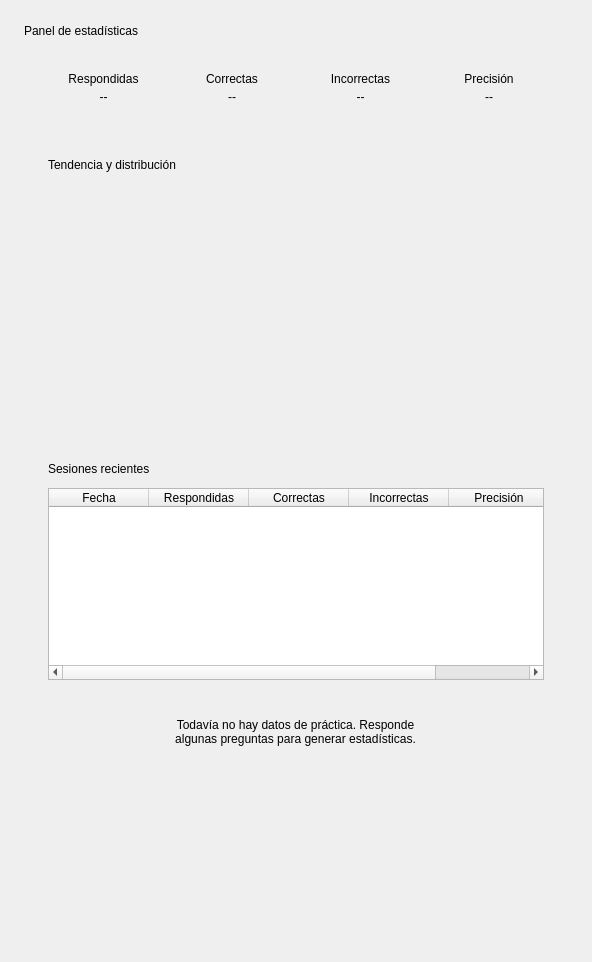
          <widget class="QWidget" name="statisticsPage">
           <property name="objectName">
            <string notr="true">StatisticsPage</string>
           </property>
           <layout class="QVBoxLayout" name="statisticsLayout">
            <property name="spacing">
             <number>14</number>
            </property>
            <property name="leftMargin">
             <number>24</number>
            </property>
            <property name="topMargin">
             <number>24</number>
            </property>
            <property name="rightMargin">
             <number>24</number>
            </property>
            <property name="bottomMargin">
             <number>24</number>
            </property>
            <item>
             <widget class="QLabel" name="statisticsTitle">
              <property name="objectName">
               <string notr="true">StatisticsTitle</string>
              </property>
              <property name="text">
               <string>Panel de estadísticas</string>
              </property>
              <property name="alignment">
               <set>Qt::AlignLeft|Qt::AlignTop</set>
              </property>
             </widget>
            </item>
            <item>
             <widget class="QFrame" name="statsSummaryCard">
              <property name="objectName">
               <string notr="true">StatsSummaryCard</string>
              </property>
              <layout class="QGridLayout" name="statsSummaryLayout">
               <property name="leftMargin">
                <number>24</number>
               </property>
               <property name="topMargin">
                <number>20</number>
               </property>
               <property name="rightMargin">
                <number>24</number>
               </property>
               <property name="bottomMargin">
                <number>20</number>
               </property>
               <property name="spacing">
                <number>18</number>
               </property>
               <item row="0" column="0">
                <widget class="QWidget" name="statsTotalBlock" native="true">
                 <property name="objectName">
                  <string notr="true">StatsSummaryBlock</string>
                 </property>
                 <layout class="QVBoxLayout" name="statsTotalBlockLayout">
                  <property name="spacing">
                   <number>4</number>
                  </property>
                  <property name="leftMargin">
                   <number>0</number>
                  </property>
                  <property name="topMargin">
                   <number>0</number>
                  </property>
                  <property name="rightMargin">
                   <number>0</number>
                  </property>
                  <property name="bottomMargin">
                   <number>0</number>
                  </property>
                  <item>
                   <widget class="QLabel" name="statsTotalLabel">
                    <property name="objectName">
                     <string notr="true">StatsBlockLabel</string>
                    </property>
                    <property name="text">
                     <string>Respondidas</string>
                    </property>
                    <property name="alignment">
                     <set>Qt::AlignCenter</set>
                    </property>
                   </widget>
                  </item>
                  <item>
                   <widget class="QLabel" name="statsTotalValueLabel">
                    <property name="objectName">
                     <string notr="true">StatsBlockValue</string>
                    </property>
                    <property name="text">
                     <string>--</string>
                    </property>
                    <property name="alignment">
                     <set>Qt::AlignCenter</set>
                    </property>
                   </widget>
                  </item>
                 </layout>
                </widget>
               </item>
               <item row="0" column="1">
                <widget class="QWidget" name="statsCorrectBlock" native="true">
                 <property name="objectName">
                  <string notr="true">StatsSummaryBlock</string>
                 </property>
                 <layout class="QVBoxLayout" name="statsCorrectBlockLayout">
                  <property name="spacing">
                   <number>4</number>
                  </property>
                  <property name="leftMargin">
                   <number>0</number>
                  </property>
                  <property name="topMargin">
                   <number>0</number>
                  </property>
                  <property name="rightMargin">
                   <number>0</number>
                  </property>
                  <property name="bottomMargin">
                   <number>0</number>
                  </property>
                  <item>
                   <widget class="QLabel" name="statsCorrectLabel">
                    <property name="objectName">
                     <string notr="true">StatsBlockLabel</string>
                    </property>
                    <property name="text">
                     <string>Correctas</string>
                    </property>
                    <property name="alignment">
                     <set>Qt::AlignCenter</set>
                    </property>
                   </widget>
                  </item>
                  <item>
                   <widget class="QLabel" name="statsCorrectValueLabel">
                    <property name="objectName">
                     <string notr="true">StatsBlockValue</string>
                    </property>
                    <property name="text">
                     <string>--</string>
                    </property>
                    <property name="alignment">
                     <set>Qt::AlignCenter</set>
                    </property>
                   </widget>
                  </item>
                 </layout>
                </widget>
               </item>
               <item row="0" column="2">
                <widget class="QWidget" name="statsIncorrectBlock" native="true">
                 <property name="objectName">
                  <string notr="true">StatsSummaryBlock</string>
                 </property>
                 <layout class="QVBoxLayout" name="statsIncorrectBlockLayout">
                  <property name="spacing">
                   <number>4</number>
                  </property>
                  <property name="leftMargin">
                   <number>0</number>
                  </property>
                  <property name="topMargin">
                   <number>0</number>
                  </property>
                  <property name="rightMargin">
                   <number>0</number>
                  </property>
                  <property name="bottomMargin">
                   <number>0</number>
                  </property>
                  <item>
                   <widget class="QLabel" name="statsIncorrectLabel">
                    <property name="objectName">
                     <string notr="true">StatsBlockLabel</string>
                    </property>
                    <property name="text">
                     <string>Incorrectas</string>
                    </property>
                    <property name="alignment">
                     <set>Qt::AlignCenter</set>
                    </property>
                   </widget>
                  </item>
                  <item>
                   <widget class="QLabel" name="statsIncorrectValueLabel">
                    <property name="objectName">
                     <string notr="true">StatsBlockValue</string>
                    </property>
                    <property name="text">
                     <string>--</string>
                    </property>
                    <property name="alignment">
                     <set>Qt::AlignCenter</set>
                    </property>
                   </widget>
                  </item>
                 </layout>
                </widget>
               </item>
               <item row="0" column="3">
                <widget class="QWidget" name="statsAccuracyBlock" native="true">
                 <property name="objectName">
                  <string notr="true">StatsSummaryBlock</string>
                 </property>
                 <layout class="QVBoxLayout" name="statsAccuracyBlockLayout">
                  <property name="spacing">
                   <number>4</number>
                  </property>
                  <property name="leftMargin">
                   <number>0</number>
                  </property>
                  <property name="topMargin">
                   <number>0</number>
                  </property>
                  <property name="rightMargin">
                   <number>0</number>
                  </property>
                  <property name="bottomMargin">
                   <number>0</number>
                  </property>
                  <item>
                   <widget class="QLabel" name="statsAccuracyLabel">
                    <property name="objectName">
                     <string notr="true">StatsBlockLabel</string>
                    </property>
                    <property name="text">
                     <string>Precisión</string>
                    </property>
                    <property name="alignment">
                     <set>Qt::AlignCenter</set>
                    </property>
                   </widget>
                  </item>
                  <item>
                   <widget class="QLabel" name="statsAccuracyValueLabel">
                    <property name="objectName">
                     <string notr="true">StatsBlockValue</string>
                    </property>
                    <property name="text">
                     <string>--</string>
                    </property>
                    <property name="alignment">
                     <set>Qt::AlignCenter</set>
                    </property>
                   </widget>
                  </item>
                 </layout>
                </widget>
               </item>
              </layout>
             </widget>
            </item>
            <item>
             <widget class="QFrame" name="statsChartCard">
              <property name="objectName">
               <string notr="true">StatsChartCard</string>
              </property>
              <layout class="QVBoxLayout" name="statsChartCardLayout">
               <property name="spacing">
                <number>12</number>
               </property>
               <property name="leftMargin">
                <number>24</number>
               </property>
               <property name="topMargin">
                <number>20</number>
               </property>
               <property name="rightMargin">
                <number>24</number>
               </property>
               <property name="bottomMargin">
                <number>24</number>
               </property>
               <item>
                <widget class="QLabel" name="statsChartTitle">
                 <property name="objectName">
                  <string notr="true">StatsBlockLabel</string>
                 </property>
                 <property name="text">
                  <string>Tendencia y distribución</string>
                 </property>
                </widget>
               </item>
               <item>
                <layout class="QHBoxLayout" name="statsChartContentLayout">
                 <property name="spacing">
                  <number>16</number>
                 </property>
                 <item>
                  <widget class="QWidget" name="statsTrendHost" native="true">
                   <property name="minimumSize">
                    <size>
                     <width>200</width>
                     <height>220</height>
                    </size>
                   </property>
                   <property name="sizePolicy">
                    <sizepolicy hsizetype="Expanding" vsizetype="Preferred">
                     <horstretch>1</horstretch>
                     <verstretch>0</verstretch>
                    </sizepolicy>
                   </property>
                  </widget>
                 </item>
                 <item>
                  <widget class="QWidget" name="statsPieHost" native="true">
                   <property name="minimumSize">
                    <size>
                     <width>280</width>
                     <height>220</height>
                    </size>
                   </property>
                   <property name="sizePolicy">
                    <sizepolicy hsizetype="Expanding" vsizetype="Preferred">
                     <horstretch>1</horstretch>
                     <verstretch>0</verstretch>
                    </sizepolicy>
                   </property>
                  </widget>
                 </item>
                </layout>
               </item>
              </layout>
             </widget>
            </item>
            <item>
             <widget class="QFrame" name="statsTableCard">
              <property name="objectName">
               <string notr="true">StatsTableCard</string>
              </property>
              <layout class="QVBoxLayout" name="statsTableCardLayout">
               <property name="spacing">
                <number>12</number>
               </property>
               <property name="leftMargin">
                <number>24</number>
               </property>
               <property name="topMargin">
                <number>20</number>
               </property>
               <property name="rightMargin">
                <number>24</number>
               </property>
               <property name="bottomMargin">
                <number>24</number>
               </property>
               <item>
                <widget class="QLabel" name="statsTableTitle">
                 <property name="objectName">
                  <string notr="true">StatsBlockLabel</string>
                 </property>
                 <property name="text">
                  <string>Sesiones recientes</string>
                 </property>
                </widget>
               </item>
               <item>
                <widget class="QTableWidget" name="statsSessionsTable">
                 <property name="objectName">
                  <string notr="true">StatsSessionsTable</string>
                 </property>
                 <property name="editTriggers">
                  <set>QAbstractItemView::NoEditTriggers</set>
                 </property>
                 <property name="showGrid">
                  <bool>false</bool>
                 </property>
                 <property name="alternatingRowColors">
                  <bool>true</bool>
                 </property>
                 <property name="selectionMode">
                  <enum>QAbstractItemView::NoSelection</enum>
                 </property>
                 <property name="focusPolicy">
                  <enum>Qt::NoFocus</enum>
                 </property>
                 <column>
                  <property name="text">
                   <string>Fecha</string>
                  </property>
                 </column>
                 <column>
                  <property name="text">
                   <string>Respondidas</string>
                  </property>
                 </column>
                 <column>
                  <property name="text">
                   <string>Correctas</string>
                  </property>
                 </column>
                 <column>
                  <property name="text">
                   <string>Incorrectas</string>
                  </property>
                 </column>
                 <column>
                  <property name="text">
                   <string>Precisión</string>
                  </property>
                 </column>
                </widget>
               </item>
              </layout>
             </widget>
            </item>
            <item alignment="Qt::AlignHCenter">
             <widget class="QLabel" name="statsEmptyStateLabel">
              <property name="text">
               <string>Todavía no hay datos de práctica. Responde algunas preguntas para generar estadísticas.</string>
              </property>
              <property name="wordWrap">
               <bool>true</bool>
              </property>
              <property name="alignment">
               <set>Qt::AlignHCenter|Qt::AlignTop</set>
              </property>
              <property name="minimumSize">
               <size>
                <width>0</width>
                <height>220</height>
               </size>
              </property>
             </widget>
            </item>
           </layout>
          </widget>
